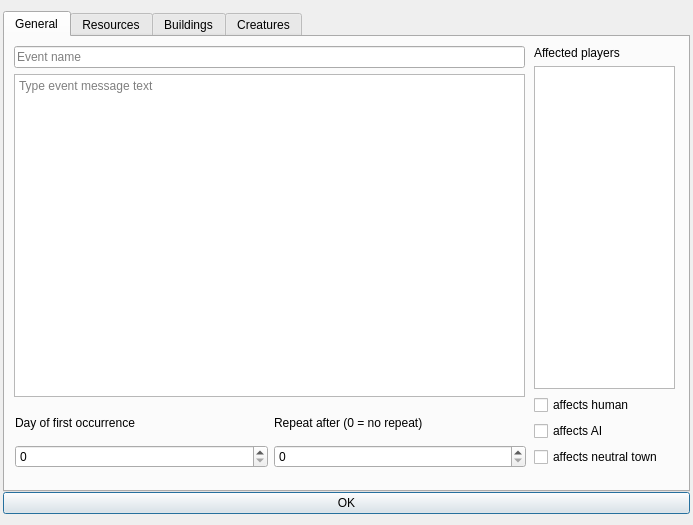
<?xml version="1.0" encoding="UTF-8"?>
<ui version="4.0">
 <class>TownEventDialog</class>
 <widget class="QDialog" name="TownEventDialog">
  <property name="windowModality">
   <enum>Qt::ApplicationModal</enum>
  </property>
  <property name="geometry">
   <rect>
    <x>0</x>
    <y>0</y>
    <width>693</width>
    <height>525</height>
   </rect>
  </property>
  <property name="sizePolicy">
   <sizepolicy hsizetype="MinimumExpanding" vsizetype="MinimumExpanding">
    <horstretch>0</horstretch>
    <verstretch>0</verstretch>
   </sizepolicy>
  </property>
  <property name="windowTitle">
   <string>Town event</string>
  </property>
  <layout class="QVBoxLayout" name="verticalLayout_16">
   <property name="spacing">
    <number>0</number>
   </property>
   <property name="leftMargin">
    <number>3</number>
   </property>
   <property name="rightMargin">
    <number>3</number>
   </property>
   <item>
    <widget class="QTabWidget" name="tabWidget">
     <property name="currentIndex">
      <number>0</number>
     </property>
     <widget class="QWidget" name="generalTab">
      <attribute name="title">
       <string>General</string>
      </attribute>
      <widget class="QWidget" name="verticalLayoutWidget">
       <property name="geometry">
        <rect>
         <x>9</x>
         <y>9</y>
         <width>511</width>
         <height>351</height>
        </rect>
       </property>
       <layout class="QVBoxLayout" name="verticalLayout" stretch="0,0">
        <item>
         <widget class="QLineEdit" name="eventNameText">
          <property name="placeholderText">
           <string>Event name</string>
          </property>
         </widget>
        </item>
        <item>
         <widget class="QPlainTextEdit" name="eventMessageText">
          <property name="placeholderText">
           <string>Type event message text</string>
          </property>
         </widget>
        </item>
       </layout>
      </widget>
      <widget class="QWidget" name="horizontalLayoutWidget">
       <property name="geometry">
        <rect>
         <x>10</x>
         <y>370</y>
         <width>511</width>
         <height>61</height>
        </rect>
       </property>
       <layout class="QHBoxLayout" name="horizontalLayout">
        <item>
         <layout class="QVBoxLayout" name="verticalLayout_2">
          <item>
           <widget class="QLabel" name="eventFirstOccurrenceText">
            <property name="text">
             <string>Day of first occurrence</string>
            </property>
           </widget>
          </item>
          <item>
           <widget class="QSpinBox" name="eventFirstOccurrence"/>
          </item>
         </layout>
        </item>
        <item>
         <layout class="QVBoxLayout" name="verticalLayout_3">
          <item>
           <widget class="QLabel" name="eventRepeatAfterText">
            <property name="text">
             <string>Repeat after (0 = no repeat)</string>
            </property>
           </widget>
          </item>
          <item>
           <widget class="QSpinBox" name="eventRepeatAfter"/>
          </item>
         </layout>
        </item>
       </layout>
      </widget>
      <widget class="QWidget" name="verticalLayoutWidget_4">
       <property name="geometry">
        <rect>
         <x>529</x>
         <y>9</y>
         <width>141</width>
         <height>421</height>
        </rect>
       </property>
       <layout class="QVBoxLayout" name="verticalLayout_4">
        <item>
         <widget class="QLabel" name="playersAffectedText">
          <property name="text">
           <string>Affected players</string>
          </property>
         </widget>
        </item>
        <item>
         <widget class="QListWidget" name="playersAffected">
          <property name="sizePolicy">
           <sizepolicy hsizetype="Preferred" vsizetype="Expanding">
            <horstretch>0</horstretch>
            <verstretch>0</verstretch>
           </sizepolicy>
          </property>
          <property name="maximumSize">
           <size>
            <width>200</width>
            <height>16777215</height>
           </size>
          </property>
         </widget>
        </item>
        <item>
         <widget class="QCheckBox" name="eventAffectsHuman">
          <property name="text">
           <string>affects human</string>
          </property>
         </widget>
        </item>
        <item>
         <layout class="QHBoxLayout" name="horizontalLayout_2">
          <item>
           <widget class="QCheckBox" name="eventAffectsCpu">
            <property name="text">
             <string>affects AI</string>
            </property>
           </widget>
          </item>
         </layout>
        </item>
        <item>
         <widget class="QCheckBox" name="eventAffectsNeutral">
          <property name="text">
           <string>affects neutral town</string>
          </property>
         </widget>
        </item>
       </layout>
      </widget>
     </widget>
     <widget class="QWidget" name="resourcesTab">
      <attribute name="title">
       <string>Resources</string>
      </attribute>
      <widget class="QTableWidget" name="resourcesTable">
       <property name="geometry">
        <rect>
         <x>10</x>
         <y>10</y>
         <width>661</width>
         <height>421</height>
        </rect>
       </property>
       <property name="minimumSize">
        <size>
         <width>0</width>
         <height>0</height>
        </size>
       </property>
       <property name="columnCount">
        <number>2</number>
       </property>
       <attribute name="horizontalHeaderVisible">
        <bool>false</bool>
       </attribute>
       <attribute name="verticalHeaderVisible">
        <bool>false</bool>
       </attribute>
       <column/>
       <column/>
      </widget>
     </widget>
     <widget class="QWidget" name="buildingsTab">
      <attribute name="title">
       <string>Buildings</string>
      </attribute>
      <widget class="QTreeView" name="buildingsTree">
       <property name="geometry">
        <rect>
         <x>10</x>
         <y>10</y>
         <width>661</width>
         <height>421</height>
        </rect>
       </property>
       <property name="editTriggers">
        <set>QAbstractItemView::NoEditTriggers</set>
       </property>
       <attribute name="headerVisible">
        <bool>false</bool>
       </attribute>
      </widget>
     </widget>
     <widget class="QWidget" name="creaturesTab">
      <attribute name="title">
       <string>Creatures</string>
      </attribute>
      <widget class="QTableWidget" name="creaturesTable">
       <property name="geometry">
        <rect>
         <x>10</x>
         <y>10</y>
         <width>661</width>
         <height>421</height>
        </rect>
       </property>
       <property name="rowCount">
        <number>7</number>
       </property>
       <property name="columnCount">
        <number>2</number>
       </property>
       <attribute name="horizontalHeaderVisible">
        <bool>false</bool>
       </attribute>
       <attribute name="verticalHeaderVisible">
        <bool>false</bool>
       </attribute>
       <row/>
       <row/>
       <row/>
       <row/>
       <row/>
       <row/>
       <row/>
       <column/>
       <column/>
      </widget>
     </widget>
    </widget>
   </item>
   <item>
    <widget class="QPushButton" name="okButton">
     <property name="text">
      <string>OK</string>
     </property>
    </widget>
   </item>
  </layout>
 </widget>
 <resources/>
 <connections/>
</ui>
